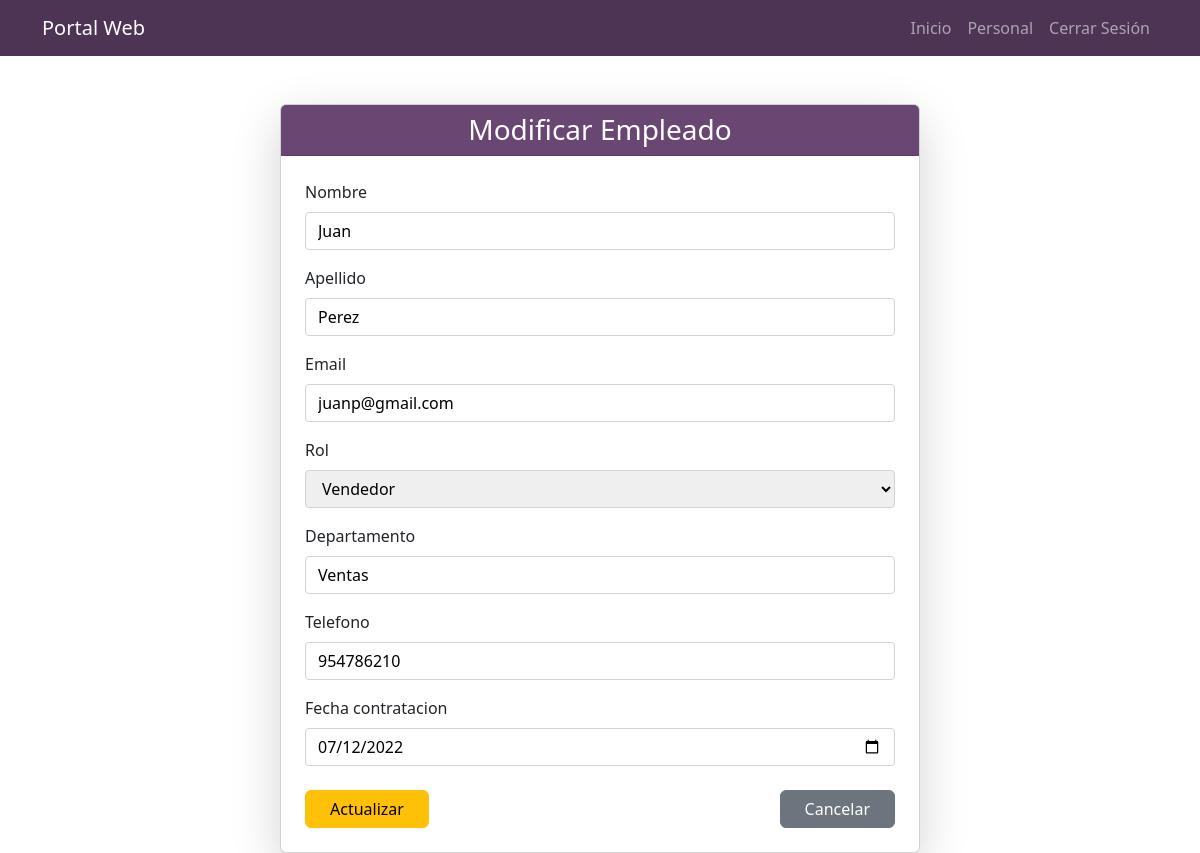
The page /modificar_empleado/6/ (signed in) on the database its author committed.
### app/models.py (models this page shows, shortened)
class Empleado(models.Model):
    ROLES = (
        ('Gerente', 'Gerente'),
        ('Desarrollador', 'Desarrollador'),
        ('Recursos Humanos', 'Recursos Humanos'),
        ('Vendedor', 'Vendedor'),
    )
    nombre = models.CharField(max_length=50)
    apellido = models.CharField(max_length=50)
    email = models.EmailField(unique=True)
    rol = models.CharField(max_length=50, choices=ROLES)
    departamento = models.CharField(max_length=50)
    fecha_contratacion = models.DateField()
    telefono = models.CharField(max_length=15)
    usuario = models.ForeignKey(User, on_delete=models.CASCADE)

### app/views.py (the view)
# urls.py: path('modificar_empleado/<int:empleado_id>/', views.modificar_empleado, name='modificar_empleado'),
@login_required
def modificar_empleado(request, empleado_id):
    empleado = get_object_or_404(Empleado, id=empleado_id, usuario=request.user)
    if request.method == 'POST':
        form = EmpleadoForm(request.POST, instance=empleado)
        if form.is_valid():
            form.save()
            return redirect('personal')
    else:
        form = EmpleadoForm(instance=empleado)
    return render(request, 'personal/modificar_empleado.html', {'form': form, 'empleado': empleado})

### app/forms.py
class EmpleadoForm(forms.ModelForm):
    class Meta:
        model = Empleado
        fields = ['nombre', 'apellido', 'email', 'rol', 'departamento', 'telefono', 'fecha_contratacion']
        widgets = {
            'fecha_contratacion': forms.DateInput(attrs={'type': 'date'}),
        }

### app/templates/personal/modificar_empleado.html (shortened to what this page needs)
{% extends "base.html" %}
{% block content %}
<div class="container mt-5 d-flex justify-content-center">
    <div class="card shadow-lg" style="width: 40rem;">
        <div class="card-header text-center">
            <h3 class="mb-0">Modificar Empleado</h3>
        </div>
        <div class="card-body p-4">
            <form method="POST">
                {% for field in form %}
                <div class="mb-3">
                    <label for="{{ field.id_for_label }}"
                            class="form-label"
                            style="display: block; margin-bottom: 0.5rem;">
                        {{ field.label }}
                    </label>
                    {{ field }}
                </div>
                {% endfor %}
                <div class="d-flex justify-content-between mt-4">
                    <button type="submit" class="btn btn-warning px-4">Actualizar</button>
                    <a href="{% url 'personal' %}" class="btn btn-secondary px-4">Cancelar</a>
                </div>
            </form>
        </div>
    </div>
</div>
{% endblock %}

### app/templates/personal/modificar_empleado.html (style rules this page uses)
.card-header { background-color: #694772; color: #fff; }
input, select, textarea { width: 100%; padding: 0.375rem 0.75rem; border: 1px solid #ced4da; border-radius: 0.25rem; font-size: 1rem; }

### rows shown on the page
Empleado: form "Juan" "Perez" "juanp@gmail.com" "Vendedor" "Ventas" "954786210" "07/12/2022"

### other values the page prints
{{ field.label }} "Nombre" "Apellido" "Email" "Rol" "Departamento" "Telefono" "Fecha contratacion"
